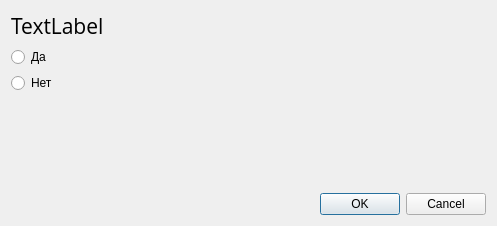
<?xml version="1.0" encoding="UTF-8"?>
<ui version="4.0">
 <class>QuestionBoolDialog</class>
 <widget class="QDialog" name="QuestionBoolDialog">
  <property name="geometry">
   <rect>
    <x>0</x>
    <y>0</y>
    <width>497</width>
    <height>226</height>
   </rect>
  </property>
  <property name="windowTitle">
   <string>Dialog</string>
  </property>
  <layout class="QGridLayout" name="gridLayout">
   <item row="5" column="0">
    <widget class="QDialogButtonBox" name="buttonBox">
     <property name="orientation">
      <enum>Qt::Horizontal</enum>
     </property>
     <property name="standardButtons">
      <set>QDialogButtonBox::Cancel|QDialogButtonBox::Ok</set>
     </property>
    </widget>
   </item>
   <item row="4" column="0">
    <spacer name="verticalSpacer">
     <property name="orientation">
      <enum>Qt::Vertical</enum>
     </property>
     <property name="sizeHint" stdset="0">
      <size>
       <width>20</width>
       <height>40</height>
      </size>
     </property>
    </spacer>
   </item>
   <item row="1" column="0">
    <widget class="QLabel" name="label">
     <property name="font">
      <font>
       <family>Open Sans</family>
       <pointsize>16</pointsize>
      </font>
     </property>
     <property name="text">
      <string>TextLabel</string>
     </property>
    </widget>
   </item>
   <item row="2" column="0">
    <widget class="QRadioButton" name="radioButtonYes">
     <property name="text">
      <string>Да</string>
     </property>
    </widget>
   </item>
   <item row="0" column="0">
    <layout class="QVBoxLayout" name="verticalLayout"/>
   </item>
   <item row="3" column="0">
    <widget class="QRadioButton" name="radioButtonNo">
     <property name="text">
      <string>Нет</string>
     </property>
    </widget>
   </item>
  </layout>
 </widget>
 <resources/>
 <connections>
  <connection>
   <sender>buttonBox</sender>
   <signal>accepted()</signal>
   <receiver>QuestionBoolDialog</receiver>
   <slot>accept()</slot>
   <hints>
    <hint type="sourcelabel">
     <x>248</x>
     <y>254</y>
    </hint>
    <hint type="destinationlabel">
     <x>157</x>
     <y>274</y>
    </hint>
   </hints>
  </connection>
  <connection>
   <sender>buttonBox</sender>
   <signal>rejected()</signal>
   <receiver>QuestionBoolDialog</receiver>
   <slot>reject()</slot>
   <hints>
    <hint type="sourcelabel">
     <x>316</x>
     <y>260</y>
    </hint>
    <hint type="destinationlabel">
     <x>286</x>
     <y>274</y>
    </hint>
   </hints>
  </connection>
 </connections>
</ui>
